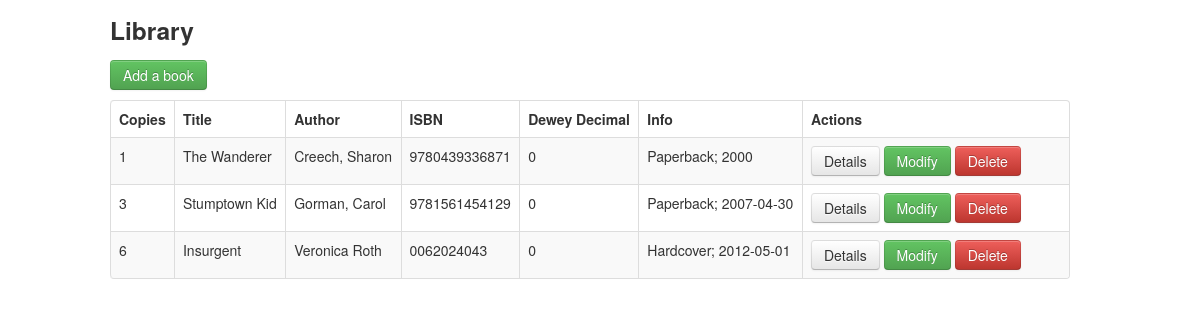
Before: / with the older database file.
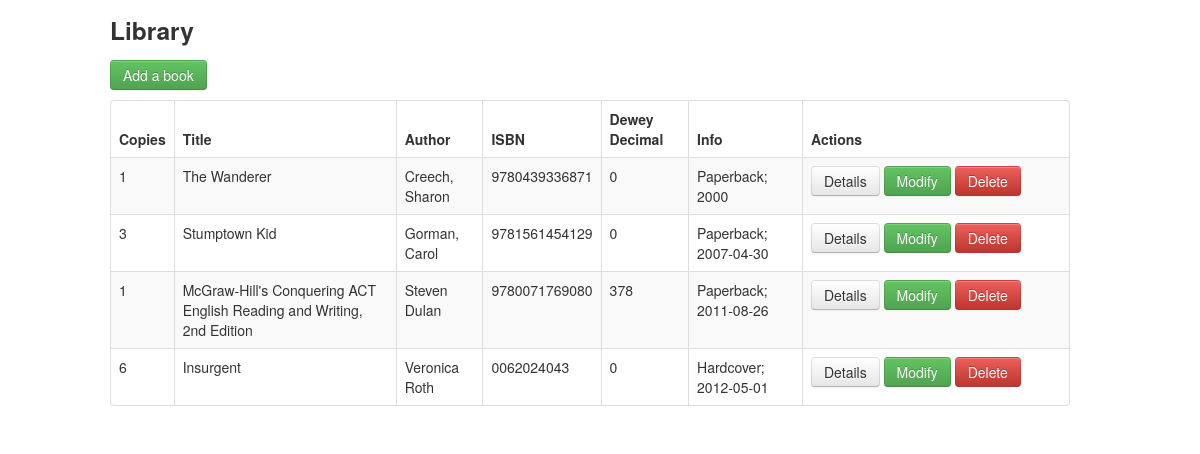
After: the same page with the newer database file.
### tables this page shows
CREATE TABLE IF NOT EXISTS `books` (
  `id` int(8) NOT NULL AUTO_INCREMENT,
  `isbn` varchar(30) DEFAULT NULL,
  `author` varchar(99) NOT NULL,
  `title` varchar(99) NOT NULL,
  `dewey_decimal` int(15) DEFAULT NULL,
  `edition_info` varchar(99) DEFAULT NULL,
  `summary` longtext,
  `amount` int(3) NOT NULL DEFAULT '1',
  `created_at` datetime NOT NULL DEFAULT CURRENT_TIMESTAMP,
  `updated_at` datetime NOT NULL DEFAULT CURRENT_TIMESTAMP ON UPDATE CURRENT_TIMESTAMP,
  PRIMARY KEY (`id`)
);

### index.php (the view, shortened to what this page needs)
<!DOCTYPE html>
<html lang="en">
<head>
    <link   href="css/bootstrap.min.css" rel="stylesheet">
</head>
<body>
    <div class="container">
    		<div class="row">
                <h3>Library</h3>
    		</div>
			<div class="row">
				<p>
					<a href="create.php" class="btn btn-success">Add a book</a>
				</p>
				<table class="table table-striped table-bordered">
		              <thead>
		                <tr>
                            <th>Copies</th>
		                  <th>Title</th>
		                  <th>Author</th>
		                  <th>ISBN</th>
                          <th>Dewey Decimal</th>
		                  <th>Info</th>
		                  <th>Actions</th>
		                </tr>
		              </thead>
		              <tbody>
		              <?php
					   $pdo = Database::connect();
					   $sql = 'SELECT * FROM books ORDER BY author';
	 				   foreach ($pdo->query($sql) as $row) {
						   		echo '<tr>';
							   	echo '<td>'. $row['amount'] . '</td>';
							   	echo '<td>'. $row['title'] . '</td>';
							   	echo '<td>'. $row['author'] . '</td>';
							   	echo '<td>'. $row['isbn'] . '</td>';
                           		echo '<td>'. $row['dewey_decimal'] . '</td>';
							   	echo '<td>'. $row['edition_info'] . '</td>';
							   	echo '<td width=250>';
							   	echo '<a class="btn" href="read.php?id='.$row['id'].'">Details</a>';
							   	echo '<a class="btn btn-success" href="update.php?id='.$row['id'].'">Modify</a>';
							   	echo '<a class="btn btn-danger" href="delete.php?id='.$row['id'].'">Delete</a>';
							   	echo '</td>';
							   	echo '</tr>';
					   }
					  ?>
				      </tbody>
	            </table>
    	</div>
    </div>
  </body>
</html>

Changed rows visible on the page:
added books: amount "1", title "McGraw-Hill's Conquering ACT English Reading and Writing, 2nd Edition", author "Steven Dulan", isbn "9780071769080", dewey_decimal "378", edition_info "Paperback; 2011-08-26"
